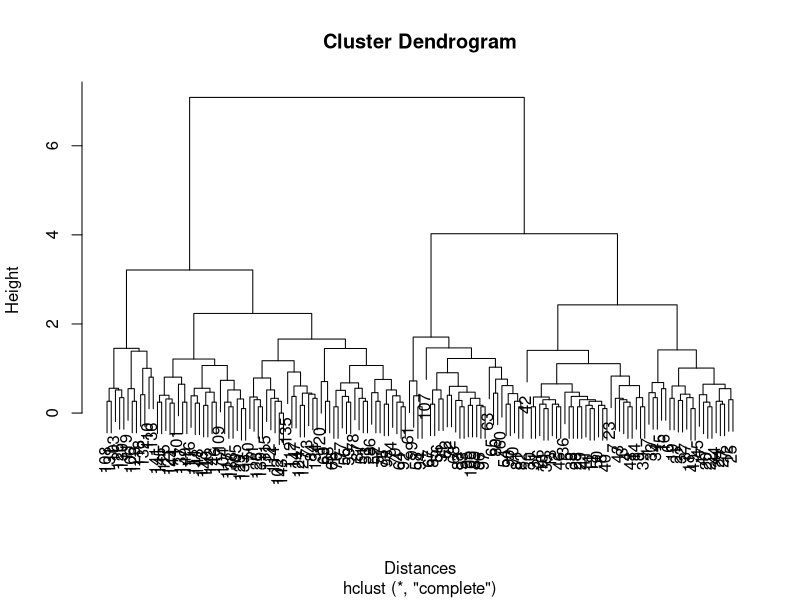

Here is the R script that generated this plot: (Note: this script raises an error after producing the figure.)
## ---- chunk 1
knitr::opts_chunk$set(echo = TRUE)
rm(list=ls())

#load the necessary packages
library(datasets)
library(stats)
library(dbscan)
library(cluster)
library(caret)
library(e1071)
## ---- chunk 2
#load the iris dataset
iris_copy <- iris[,c(1:4)]
k2 <- kmeans(iris_copy, 2)
k2$size
#for k=2, the size of the clusters is 53 and 97.
k2clust <- k2$cluster
sil2 <- silhouette(k2$cluster, dist(iris_copy))
y2 <- summary(sil2)[[4]] #average silhouette width
#the f-measure is 77.6%

k3 <- kmeans(iris_copy, 3)
sil3 <- silhouette(k3$cluster, dist(iris_copy))
y3 <- summary(sil3)[[4]]
#for k=3, the size of the clusters is 62, 38, and 50. 
#The f-measure is 88.4%

k4 <- kmeans(iris_copy, 4)
sil4 <- silhouette(k4$cluster, dist(iris_copy))
y4 <- summary(sil4)[[4]]
#For k=4, the size of the clusters is 27, 28, 50, and 45.
#The f-measure is 91.6%

kmeans(iris_copy, 5)
#For k=5, the size of the clusters is 38, 19, 62, 8, and 23.
#The F-measure is 89.8%

kmeans(iris_copy, 7)
#For k=7, the size of the clusters is 50, 22, 19, 19, 12, 21, and 7.
#The F-measure is 94.5%

kmeans(iris_copy, 9)
#For k=9, the size of the clusters is 23, 22, 28, 8, 19, 12, 19, 8, and 11.
#The F-measure is 95.4%

kmeans(iris_copy, 11)
#For k=11, the size of the clusters is 3, 4, 12, 12, 11, 19, 17, 19, 12, 22, and 19.
#The F-measure is 96.3%

#The value of k that produces the highest F-score is k=11.
#I think it is interesting the value of k=5 produced a lower 
#F-measure than most of the other values of k. 
#That amount of centroids proved to be the least accurate. 


###Cool automatic k-means clustering program

k <- c(2, 3, 4, 5, 7, 9, 11)
km.out <- list()
sil.out <- list()
x <- vector()
y <- vector()
for (i in k){
  set.seed(5)
  km.out[i] <- list(kmeans(iris_copy, centers=i))
  sil.out[i] <- list(silhouette(km.out[[i]]$cluster, dist(iris_copy)))
  
  
  x[i] <- i
  y[i] <- summary(sil.out[[i]])[[4]]
}

#only get the silhouette widths for the k values we are working with. 
y <- y[!is.na(y)]
y <- y[y>0]
y

#I think the silhouette widths are telling me that a cluster of 11
#most accurate size of clusters. 
## ---- chunk 3

agglom <- hclust(dist(iris_copy))

#plot the dendogram
plot(agglom, xlab="Distances")
#check the heights
agglom$height

## ---- chunk 4
mean(cutree(agglom, k=2) == km.out[[2]][[1]])

mean(cutree(agglom, k=3) == km.out[[3]][[1]])

mean(cutree(agglom, k=4) == km.out[[4]][[1]])

mean(cutree(agglom, k=5) == km.out[[5]][[1]])

mean(cutree(agglom, k=7) == km.out[[7]][[1]])

mean(cutree(agglom, k=9) == km.out[[9]][[1]])

mean(cutree(agglom, k=11) == km.out[[11]][[1]])
## ---- chunk 5
iris_mat <- as.matrix(iris_copy)
eps <- c(0.2, 0.3, 0.4, 0.5, 0.6, 
         0.8, 1)
scan <- list()
sizes <- list()
testpreds <- list()
for(i in 1:length(eps)){
  scan[[i]] <- dbscan(iris_mat, eps = eps[i])
  testpreds[[i]] <- predict(scan[[i]], type="class")
  
}
classes <- as.integer(iris$Species)

scan[[1]]
confusionMatrix(testpreds[[1]], classes-1)

scan[[2]]
#confusionMatrix(testpreds[[2]], classes-1)

scan[[3]]
#confusionMatrix(testpreds[[3]], classes-1)

scan[[4]]
confusionMatrix(testpreds[[4]], classes-1)

scan[[5]]
confusionMatrix(testpreds[[5]], classes-1)

scan[[6]]
confusionMatrix(testpreds[[6]], classes-1)

scan[[7]]
confusionMatrix(testpreds[[7]], classes-1)
## ---- chunk 6
swiss.dat <- swiss


plot(swiss.dat$Agriculture, swiss.dat$Catholic, xlab = "Males in Agriculture",
     ylab="Percent of Cathoics", main = "Agriculture Workers vs. Catholics")

colos <- c("red", "blue", "brown")

hierach <- hclust(dist(swiss.dat[,-5]))
hierach$height
plot(hierach, xlab = "Swiss Cities")

cutree(hierach, k=2)

#plot(swiss.dat$Infant.Mortality, y, xlab = "Infant Mortality",
     #ylab="Fertility", main = "Fertility vs. Infant Mortality", #col=cols[cutree(hierach, k=2)])
plot(swiss.dat$Agriculture, swiss.dat$Catholic, xlab = "Males in Agriculture",
     ylab="Percent of Cathoics", main = "Agriculture Workers vs. Catholics",
     col=colos[cutree(hierach, k=2)])
